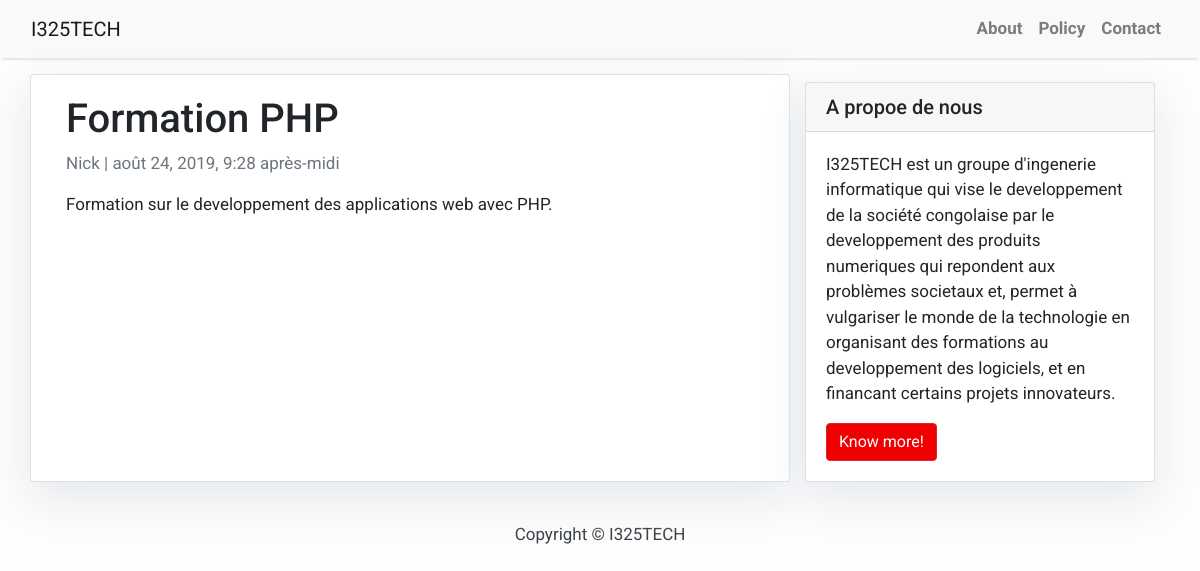
Page /b25-php/ on the committed database.
### blog/models.py (models this page shows, shortened)
class Post(models.Model):
	title = models.CharField(max_length=200, unique=True)
	slug = models.SlugField(max_length=200, unique=True)
	author = models.ForeignKey(User, on_delete=models.CASCADE, related_name='blpg_posts')
	updated_on = models.DateTimeField(auto_now=True)
	content = models.TextField()
	created_on = models.DateTimeField(auto_now_add=True)
	status = models.IntegerField(choices=STATUS, default=0)
	class Meta:
		ordering = ['-created_on']

### blog/views.py (the view)
# urls.py: path('<slug:slug>/', views.PostDetail.as_view(), name='post_detail'),
class PostDetail(generic.DetailView):
	model = Post
	template_name = 'post_detail.html'

### templates/post_detail.html
{% extends 'base.html' %} {% block content %}
<div class="container">
  <div class="row">
    <div class="col-md-8 card mb-4  mt-3 left  top">
      <div class="card-body">
        <h1>{% block title %} {{ object.title }} {% endblock title %}</h1>
        <p class=" text-muted">{{ post.author }} | {{ post.created_on }}</p>
        <p class="card-text ">{{ object.content | safe }}</p>
      </div>
    </div>
    {% block sidebar %} {% include 'sidebar.html' %} {% endblock sidebar %}
  </div>
</div>
{% endblock content %}

### templates/base.html (style rules this page uses)
body { font-family: "Roboto", sans-serif; font-size: 17px; background-color: #fdfdfd; }

### templates/sidebar.html (style rules this page uses)
.card { box-shadow: 0 16px 48px #E3E7EB; }

### rows in the picture
Post: title "Formation PHP", author "Nick", created_on "août 24, 2019, 9:28 après-midi", content "Formation sur le developpement des applications web avec PHP."
